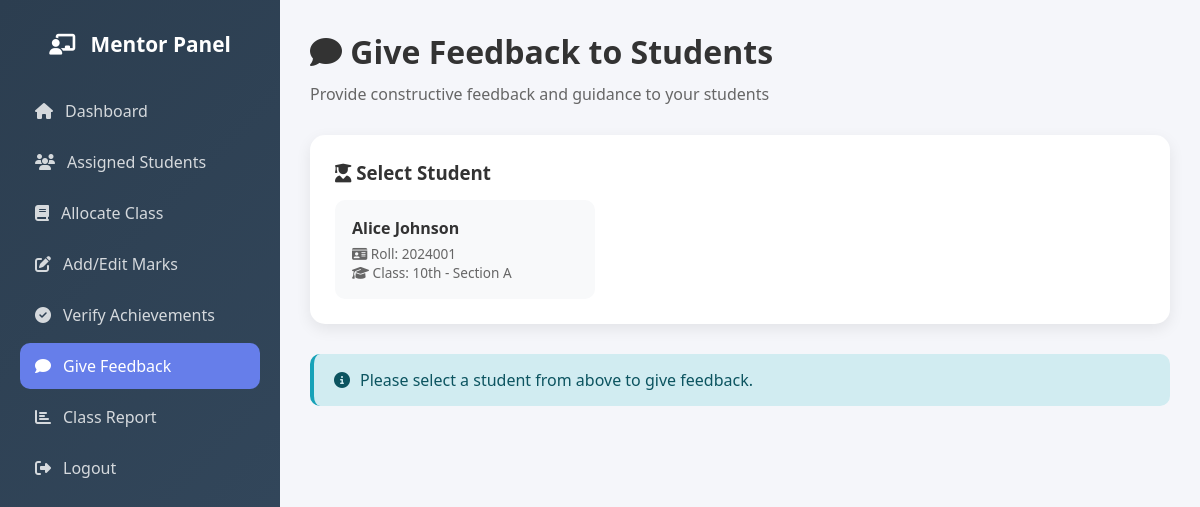
Screenshot of /mentor/give_feedback.php (signed in) with the database file from the repository.
### tables this page shows
CREATE TABLE student_details (
    id INT AUTO_INCREMENT PRIMARY KEY,
    user_id INT UNIQUE,
    roll_number VARCHAR(20) UNIQUE,
    class VARCHAR(20),
    section VARCHAR(10),
    parent_phone VARCHAR(15),
    address TEXT,
    mentor_id INT,
    FOREIGN KEY (user_id) REFERENCES users(id) ON DELETE CASCADE,
    FOREIGN KEY (mentor_id) REFERENCES users(id)
);

CREATE TABLE users (
    id INT AUTO_INCREMENT PRIMARY KEY,
    username VARCHAR(50) UNIQUE NOT NULL,
    password VARCHAR(255) NOT NULL,
    full_name VARCHAR(100) NOT NULL,
    email VARCHAR(100) UNIQUE NOT NULL,
    role ENUM('admin', 'mentor', 'student') DEFAULT 'student',
    created_at TIMESTAMP DEFAULT CURRENT_TIMESTAMP
);

### mentor/give_feedback.php (the view, shortened to what this page needs)
<?php
require_once '../includes/db_connect.php';
$stmt_students = $pdo->prepare("SELECT sd.id as student_detail_id, sd.roll_number, sd.class, sd.section,
                                        u.id as user_id, u.full_name, u.email
                                 FROM student_details sd
                                 JOIN users u ON sd.user_id = u.id
                                 WHERE sd.mentor_id = ?
                                 ORDER BY sd.class, sd.section, u.full_name");
$stmt_students->execute([$_SESSION['user_id']]);
$students = $stmt_students->fetchAll();
$selected_student_id = isset($_GET['student']) ? (int)$_GET['student'] : (isset($_POST['student_id']) ? (int)$_POST['student_id'] : 0);
$selected_student = null;
$feedback_history = [];
$student_performance = null;
$achievement_summary = null;
?>
<!DOCTYPE html>
<html lang="en">
<head>
    <link rel="stylesheet" href="https://cdnjs.cloudflare.com/ajax/libs/font-awesome/6.4.0/css/all.min.css">
    <link rel="stylesheet" href="https://cdn.quilljs.com/1.3.6/quill.snow.css">
</head>
<body>
    <div class="dashboard">
        <div class="sidebar">
            <h3>
                <i class="fas fa-chalkboard-user"></i>
                <span>Mentor Panel</span>
            </h3>
            <a href="dashboard.php">
                <i class="fas fa-home"></i>
                <span>Dashboard</span>
            </a>
            <a href="assigned_students.php">
                <i class="fas fa-users"></i>
                <span>Assigned Students</span>
            </a>
            <a href="assign_class.php">
                <i class="fas fa-book"></i>
                <span>Allocate Class</span>
            </a>
            <a href="add_marks.php">
                <i class="fas fa-edit"></i>
                <span>Add/Edit Marks</span>
            </a>
            <a href="verify_achievements.php">
                <i class="fas fa-check-circle"></i>
                <span>Verify Achievements</span>
            </a>
            <a href="give_feedback.php" class="active">
                <i class="fas fa-comment"></i>
                <span>Give Feedback</span>
            </a>
            <a href="class_report.php">
                <i class="fas fa-chart-bar"></i>
                <span>Class Report</span>
            </a>
            <a href="../logout.php">
                <i class="fas fa-sign-out-alt"></i>
                <span>Logout</span>
            </a>
        </div>
        <div class="main-content">
            <div class="page-header">
                <h2>
                    <i class="fas fa-comment"></i> Give Feedback to Students
                </h2>
                <p>Provide constructive feedback and guidance to your students</p>
            </div>
            <div class="student-selector">
                <h3><i class="fas fa-user-graduate"></i> Select Student</h3>
                <div class="student-grid">
                    <?php foreach($students as $student): ?>
                        <div class="student-card <?php echo ($selected_student_id == $student['student_detail_id']) ? 'selected' : ''; ?>"
                             onclick="selectStudent(<?php echo $student['student_detail_id']; ?>)">
                            <h4><?php echo htmlspecialchars($student['full_name']); ?></h4>
                            <p><i class="fas fa-id-card"></i> Roll: <?php echo htmlspecialchars($student['roll_number']); ?></p>
                            <p><i class="fas fa-graduation-cap"></i> Class: <?php echo htmlspecialchars($student['class'] ?: 'Not assigned'); ?> - Section <?php echo htmlspecialchars($student['section'] ?: 'N/A'); ?></p>
                        </div>
                    <?php endforeach; ?>
                </div>
            </div>
            <?php if($selected_student): ?>
                <div class="two-columns">
                    <div class="feedback-form-container">
                        <h3>
                            <i class="fas fa-pen-alt"></i>
                            Write Feedback for <?php echo htmlspecialchars($selected_student['full_name']); ?>
                        </h3>
                        <div class="performance-cards">
                            <div class="perf-card">
                                <div class="number"><?php echo $student_performance['total_subjects'] ?? 0; ?></div>
                                <div class="label">Subjects</div>
                            </div>
                            <div class="perf-card">
                                <div class="number"><?php echo round($student_performance['avg_percentage'] ?? 0); ?>%</div>
                                <div class="label">Avg. Percentage</div>
                            </div>
                            <div class="perf-card">
                                <div class="number"><?php echo $achievement_summary['total'] ?? 0; ?></div>
                                <div class="label">Achievements</div>
                            </div>
                            <div class="perf-card">
                                <div class="number"><?php echo $achievement_summary['verified'] ?? 0; ?></div>
                                <div class="label">Verified</div>
                            </div>
                        </div>
                        <form method="POST" id="feedbackForm">
                            <input type="hidden" name="student_id" value="<?php echo $selected_student['student_detail_id']; ?>">
                            <div class="form-group">
                                <label><i class="fas fa-calendar"></i> Semester</label>
                                <select name="semester" required>
                                    <option value="">Select Semester</option>
                                    <option value="1">Semester 1</option>
                                    <option value="2">Semester 2</option>
                                    <option value="3">Semester 3</option>
                                    <option value="4">Semester 4</option>
                                    <option value="5">Semester 5</option>
                                    <option value="6">Semester 6</option>
                                    <option value="7">Semester 7</option>
                                    <option value="8">Semester 8</option>
                                </select>
                            </div>
                            <div class="form-group">
                                <label><i class="fas fa-comment-dots"></i> Feedback Message</label>
                                <div class="editor-container">
                                    <div id="editor"></div>
                                </div>
                                <textarea name="feedback" id="feedbackTextarea" style="display: none;"></textarea>
                            </div>
                            <button type="submit" name="submit_feedback" class="btn-primary">
                                <i class="fas fa-paper-plane"></i> Submit Feedback
                            </button>
                        </form>
                    </div>
                    <div class="feedback-history">
                        <h3>
                            <i class="fas fa-history"></i>
                            Feedback History
                        </h3>
                        <?php if(count($feedback_history) > 0): ?>
                            <?php foreach($feedback_history as $feedback): ?>
                                <div class="feedback-item">
                                    <div class="feedback-header">
                                        <span class="feedback-mentor">
                                            <i class="fas fa-chalkboard-user"></i> <?php echo htmlspecialchars($feedback['mentor_name']); ?>
                                        </span>
                                        <span class="feedback-semester">
                                            Semester <?php echo $feedback['semester']; ?>
                                        </span>
                                    </div>
                                    <div class="feedback-date">
                                        <i class="fas fa-calendar-alt"></i>
                                        <?php echo date('F d, Y \a\t h:i A', strtotime($feedback['given_at'])); ?>
                                    </div>
                                    <div class="feedback-content">
                                        <?php echo $feedback['feedback']; ?>
                                    </div>
                                </div>
                            <?php endforeach; ?>
                        <?php else: ?>
                            <div class="no-feedback">
                                <i class="fas fa-comments" style="font-size: 3rem; margin-bottom: 10px; display: block;"></i>
                                <p>No feedback given yet for this student.</p>
                                <p style="font-size: 0.85rem;">Use the form on the left to provide feedback.</p>
                            </div>
                        <?php endif; ?>
                    </div>
                </div>
            <?php elseif(count($students) > 0): ?>
                <div class="alert alert-info">
                    <i class="fas fa-info-circle"></i>
                    Please select a student from above to give feedback.
                </div>
            <?php endif; ?>
        </div>
    </div>
</body>
</html>

### mentor/give_feedback.php (style rules this page uses)
* { margin: 0; padding: 0; box-sizing: border-box; }
body { font-family: 'Segoe UI', Tahoma, Geneva, Verdana, sans-serif; background: #f5f6fa; }
.dashboard { display: flex; min-height: 100vh; }
.sidebar { width: 280px; background: linear-gradient(135deg, #2c3e50 0%, #34495e 100%); color: white; padding: 30px 20px; position: fixed; height: 100vh; overflow-y: auto; }
.sidebar h3 { margin-bottom: 30px; text-align: center; font-size: 1.3rem; }
.sidebar h3 i { margin-right: 10px; }
.sidebar a { display: flex; align-items: center; gap: 12px; color: rgba(255,255,255,0.8); text-decoration: none; padding: 12px 15px; margin: 5px 0; border-radius: 10px; transition: all 0.3s; }
.sidebar a.active { background: #667eea; color: white; }
.main-content { flex: 1; margin-left: 280px; padding: 30px; }
.page-header { margin-bottom: 30px; }
.page-header h2 { font-size: 2rem; color: #333; margin-bottom: 10px; }
.page-header p { color: #666; }
.alert { padding: 15px 20px; border-radius: 10px; margin-bottom: 20px; display: flex; align-items: center; gap: 10px; animation: slideDown 0.5s ease; }
.alert-info { background: #d1ecf1; color: #0c5460; border-left: 4px solid #17a2b8; }
.student-selector { background: white; padding: 25px; border-radius: 15px; margin-bottom: 30px; box-shadow: 0 5px 15px rgba(0,0,0,0.08); }
.student-selector h3 { margin-bottom: 15px; color: #333; }
.student-grid { display: grid; grid-template-columns: repeat(auto-fill, minmax(250px, 1fr)); gap: 15px; margin-top: 15px; }
.student-card { background: #f8f9fa; padding: 15px; border-radius: 10px; cursor: pointer; transition: all 0.3s; border: 2px solid transparent; }
.student-card h4 { color: #333; margin-bottom: 5px; }
.student-card p { color: #666; font-size: 0.85rem; }

### rows the page displays
student_details: user.full_name "Alice Johnson", roll_number "2024001", class "10th", section "A"
